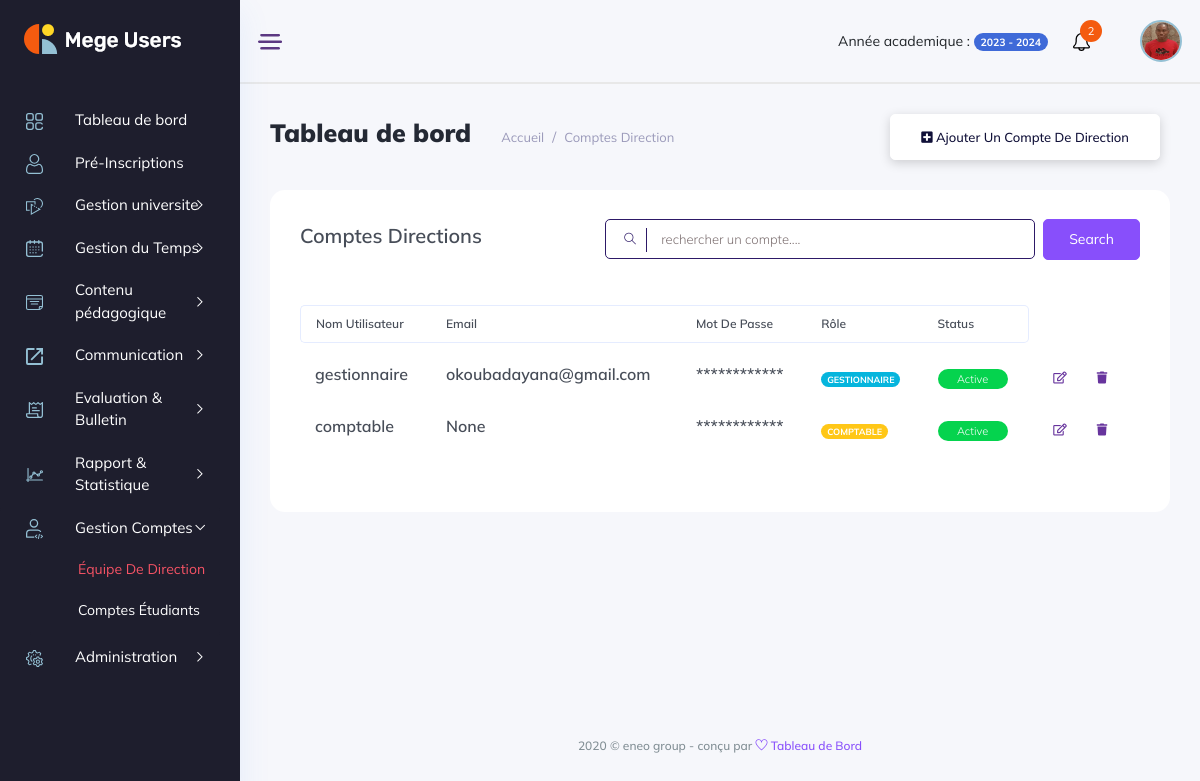
Screenshot of /comptes/compte_directions/ (signed in) with the database file from the repository.
### backend/models/user_account.py (models this page shows, shortened)
class User(AbstractBaseUser, PermissionsMixin):
    username = models.CharField(max_length=255, unique=True,)
    student = models.OneToOneField(Student, unique=True, on_delete=models.SET_NULL, null=True, blank=True)
    teacher = models.OneToOneField(Teacher, unique=True, on_delete=models.SET_NULL, null=True, blank=True)
    management_profil = models.OneToOneField(ManagementProfil, unique=True, on_delete=models.CASCADE, null=True, blank=True)
    is_active = models.BooleanField(default=True)
    is_admin = models.BooleanField(default=False)
    is_manager = models.BooleanField(default=False)
    is_accountant = models.BooleanField(default=False)
    is_student = models.BooleanField(default=False)
    is_teacher = models.BooleanField(default=False)
    created_at = models.DateTimeField(auto_now_add=True)
    updated_at = models.DateTimeField(auto_now=True)
    objects = UserManager()
    USERNAME_FIELD = 'username'
    def __str__(self):
        return f"Utilisateur : {self.username}"

class ManagementProfil(models.Model):
    lastname = models.CharField(max_length=50, blank=True)
    firstname = models.CharField(max_length=50, blank=True)
    address = models.CharField(max_length=50, blank=True)
    tel = models.CharField(max_length=20, blank=True)
    city = models.CharField(max_length=17, choices=cities, blank=True)
    sex = models.CharField(max_length=10, choices=sexes, blank=True)
    email = models.CharField(max_length=120, unique=True, blank=True, null=True)
    picture = models.ImageField(upload_to="managements_images", blank=True, null=True)
    bio = models.TextField(blank=True)
    created_at = models.DateTimeField(auto_now_add=True, null=True)
    updated_at = models.DateTimeField(auto_now=True, null=True)

### manager_dashboard/views/comptes_view.py (the view, shortened to what this page needs)
class ListAllDirectionAccount(View):
    template = "manager_dashboard/comptes/compte_direction.html"
    def dispatch(self,request, *args, **kwargs):
        if not request.user.is_authenticated:
            return redirect('backend:login')
        return super().dispatch(request, *args, **kwargs)
    def get(self, request, *args, **kwargs):
        managers_and_accountants = User.objects.filter(is_manager=True) | User.objects.filter(is_accountant=True)
        print(managers_and_accountants)
        context_object = {'managers_and_accountants': managers_and_accountants}
        return render(request, template_name=self.template, context=context_object)

### manager_dashboard/templates/manager_dashboard/comptes/compte_direction.html
{% extends '../base.html' %}
{% load static %}
{% block content %}
<div class="main_content_iner overly_inner ">
    <div class="container-fluid p-0 ">
        <div class="row">
            <div class="col-12">
                <div class="page_title_box d-flex flex-wrap align-items-center justify-content-between">
                    <div class="page_title_left d-flex align-items-center">
                        <h3 class="f_s_25 f_w_700 dark_text mr_30">Tableau de bord</h3>
                        <ol class="breadcrumb page_bradcam mb-0">
                            <li class="breadcrumb-item"><a href="../index.html">Accueil</a></li>
                            <li class="breadcrumb-item"><a >Comptes Direction</a></li>
                        </ol>
                    </div>
                    <div class="page_title_right">
                        <div class="page_date_button d-flex align-items-center">
                            <a href='{% url "manager_dashboard:director_add" %}' class="white_btn3"><i class="fas fa-plus-square"></i> Ajouter un compte de direction</a>
                        </div>
                    </div>
                </div>
            </div>
        </div>
        <div class="row">
            <div class="col-lg-12">
                <div class="white_card card_height_100 mb_30 pt-4">
                    <div class="white_card_body">
                        <div class="QA_section">
                            <div class="white_box_tittle list_header">
                                <h4>Comptes Directions</h4>
                                <div class="box_right d-flex lms_block">
                                    <div class="serach_field_2">
                                        <div class="search_inner">
                                            <form Active="#">
                                                <div class="search_field">
                                                    <input type="text" placeholder="rechercher un compte....">
                                                </div>
                                                <button type="submit"> <i class="ti-search"></i> </button>
                                            </form>
                                        </div>
                                    </div>
                                    <div class="add_button ms-2">
                                        <a href="#" data-toggle="modal" data-target="#addcategory" class="btn_1">search</a>
                                    </div>
                                </div>
                            </div>
                            <div class="QA_table mb_30">
                                <table class="table lms_table_active ">
                                    <thead>
                                        <tr>
                                            <th scope="col">Nom Utilisateur</th>
                                            <th scope="col">Email</th>
                                            <th scope="col">Mot de passe</th>
                                            <th scope="col">Rôle</th>
                                            <th scope="col">Status</th>
                                        </tr>
                                    </thead>
                                    <tbody>
                                        {% for account in managers_and_accountants %}
                                        <tr>
                                            <td> <h6> {{account.username}} </h6> </td>
                                            <td><h6> {{account.management_profil.email}} </h6></td>
                                            <td><h6>************</h6></td>
                                            <td>
                                                {% if account.is_manager %}
                                                    <span class="badge rounded-pill bg-info">GESTIONNAIRE</span>
                                                {% else %}
                                                    <span class="badge rounded-pill bg-warning">COMPTABLE</span>
                                                {% endif %}
                                            </td>
                                            <td><a class="status_btn">Active</a></td>
                                            <td>
                                                <div class="action_btns d-flex">
                                                    <a href="#" class="action_btn mr_10"> <i class="far fa-edit"></i> </a>
                                                    <a href="#" class="action_btn"> <i class="fas fa-trash"></i> </a>
                                                </div>
                                            </td>
                                        </tr>
                                        {% endfor %}
                                    </tbody>
                                </table>
                            </div>
                        </div>
                    </div>
                </div>
            </div>
        </div>
    </div>
</div>
{% endblock content %}

### rows the page displays
User: username "gestionnaire", management_profil.email "okoubadayana@gmail.com", is_manager "GESTIONNAIRE"
User: username "comptable", management_profil.email "None", is_manager "COMPTABLE"
